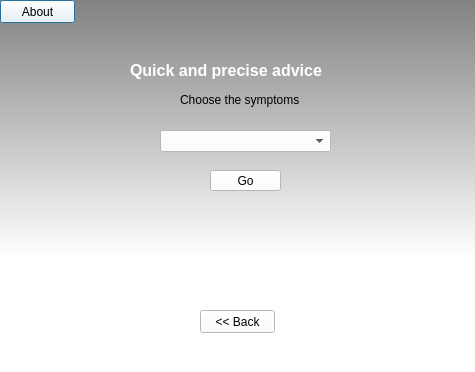
<?xml version="1.0" encoding="UTF-8"?>
<ui version="4.0">
 <class>QuickAndPreciseAdvice</class>
 <widget class="QDialog" name="QuickAndPreciseAdvice">
  <property name="geometry">
   <rect>
    <x>0</x>
    <y>0</y>
    <width>475</width>
    <height>372</height>
   </rect>
  </property>
  <property name="windowTitle">
   <string>Dialog</string>
  </property>
  <property name="styleSheet">
   <string notr="true">background-color: qlineargradient(spread:pad, x1:0, y1:0, x2:0, y2:1, stop:0 rgba(130, 130, 130, 255), stop:0.693182 rgba(255, 255, 255, 255));</string>
  </property>
  <widget class="QPushButton" name="pushButton">
   <property name="geometry">
    <rect>
     <x>0</x>
     <y>0</y>
     <width>75</width>
     <height>23</height>
    </rect>
   </property>
   <property name="styleSheet">
    <string notr="true">background-color: rgb(255, 255, 255);</string>
   </property>
   <property name="text">
    <string>About</string>
   </property>
  </widget>
  <widget class="QPushButton" name="pushButton_2">
   <property name="geometry">
    <rect>
     <x>200</x>
     <y>310</y>
     <width>75</width>
     <height>23</height>
    </rect>
   </property>
   <property name="styleSheet">
    <string notr="true">background-color: rgb(255, 255, 255);</string>
   </property>
   <property name="text">
    <string>&lt;&lt; Back</string>
   </property>
  </widget>
  <widget class="QPushButton" name="pushButton_3">
   <property name="geometry">
    <rect>
     <x>210</x>
     <y>170</y>
     <width>71</width>
     <height>21</height>
    </rect>
   </property>
   <property name="styleSheet">
    <string notr="true">background-color: rgb(255, 255, 255);
border-color: rgb(85, 255, 255);
font: 75 8pt &quot;MS Shell Dlg 2&quot;;</string>
   </property>
   <property name="text">
    <string>Go</string>
   </property>
  </widget>
  <widget class="QLabel" name="label">
   <property name="geometry">
    <rect>
     <x>130</x>
     <y>60</y>
     <width>231</width>
     <height>20</height>
    </rect>
   </property>
   <property name="font">
    <font>
     <pointsize>12</pointsize>
     <weight>75</weight>
     <bold>true</bold>
    </font>
   </property>
   <property name="styleSheet">
    <string notr="true">color: rgb(255, 255, 255);
background-color: rgba(255, 255, 255, 0);</string>
   </property>
   <property name="text">
    <string>Quick and precise advice</string>
   </property>
  </widget>
  <widget class="QComboBox" name="comboBox">
   <property name="geometry">
    <rect>
     <x>160</x>
     <y>130</y>
     <width>171</width>
     <height>22</height>
    </rect>
   </property>
   <property name="styleSheet">
    <string notr="true">background-color: rgb(255, 255, 255);</string>
   </property>
  </widget>
  <widget class="QLabel" name="label_2">
   <property name="geometry">
    <rect>
     <x>180</x>
     <y>90</y>
     <width>121</width>
     <height>20</height>
    </rect>
   </property>
   <property name="styleSheet">
    <string notr="true">color: rgb(0, 0, 0);
background-color: rgba(255, 255, 255, 0);</string>
   </property>
   <property name="text">
    <string>Choose the symptoms</string>
   </property>
  </widget>
 </widget>
 <resources/>
 <connections/>
</ui>
